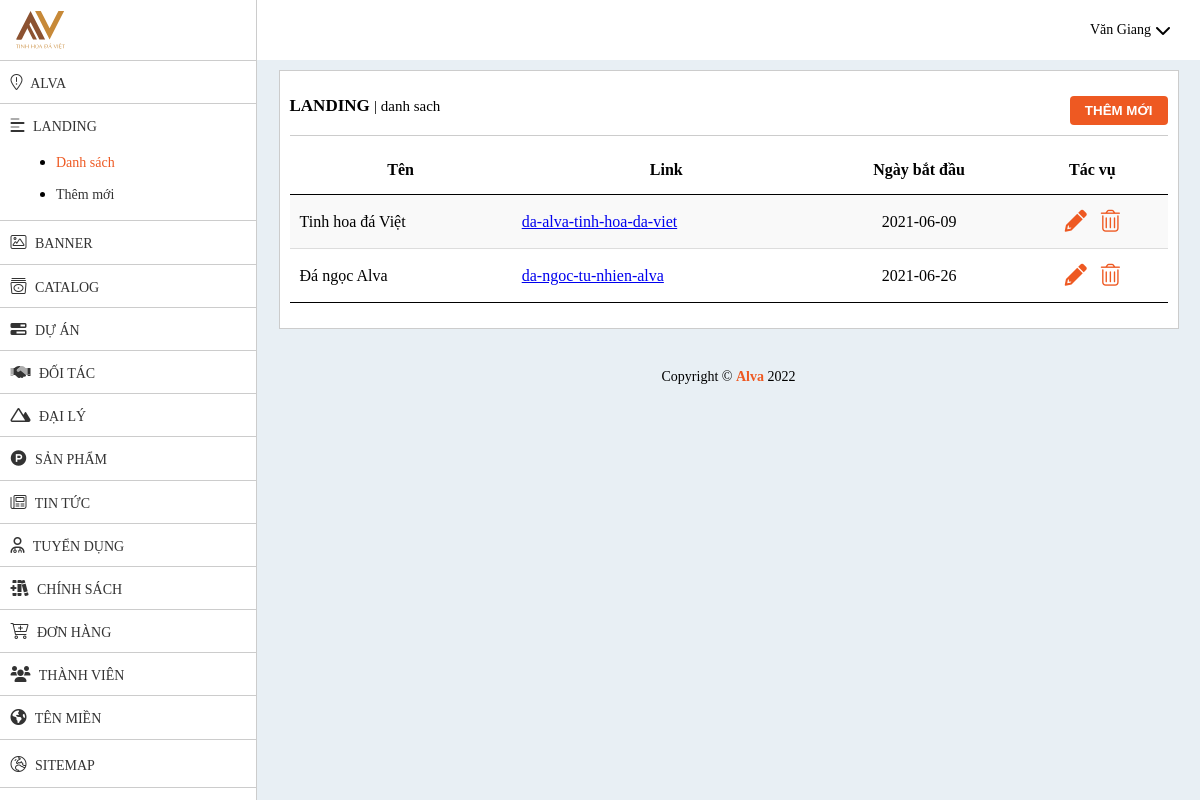
The page /admin-new/landing (signed in) on the database its author committed.
### tables this page shows
CREATE TABLE `landing` (
  `id` int(11) NOT NULL,
  `ten` varchar(255) NOT NULL,
  `link` text NOT NULL,
  `ngaydau` date NOT NULL,
  `ngayhet` date NOT NULL
);

### admin-new/route/route.php (called while the page is built, shortened)
<?php
	require_once "model/Query.php";
	$query = new Query();
?>

### admin-new/model/Query.php (called while the page is built, shortened)
<?php
	require_once "Data.php";
	class Query extends Data{
		public function DanhSach($table, $fields=[], $condition=[], $sorts=[], $limits=[], $forms=[])
		{
			$query_string = '';
			$arr_forms = [];
			if(!empty($fields))
			{
				$str_fields = implode(",", $fields);
	        	$query_string .= 'SELECT '.$str_fields.' FROM '.$table;
			}
			else
			{
				$query_string .= 'SELECT * FROM '.$table;
			}
	        if(!empty($sorts))
	        {
	        	$arr_sorts = [];
	        	$query_string .= ' ORDER BY ';
	        	foreach ($sorts as $key_sort => $value_sort)
	        	{
	        		array_push($arr_sorts, $key_sort." ".$value_sort);
	        	}
	        	$str_sorts = implode(",", $arr_sorts);
	        	$query_string .= $str_sorts;
	        }
			$sql=$this->con->prepare($query_string);
			$sql->execute($arr_forms);
	        return $sql->fetchAll(PDO::FETCH_OBJ);
		}
	}
?>

### admin-new/model/Data.php (called while the page is built, shortened)
<?php
class Data{
	public function __construct()
    {
    	try
    	{
		    $this->con=new PDO("mysql:host=localhost;dbname=titanstone;charset=utf8", "root", "");
		}
		catch (Exception $e)
		{
		    echo '<h1 style="text-align:center">Connect fail!</h1>';
		}
    }
}
?>

### admin-new/view/landing/list.php (the view, shortened to what this page needs)
<?php
	$data = $query->DanhSach("landing", [], [], ["id"=>"DESC"], [], []);
?>
<div class="blog medium">
	<div class="bread">
		<h1>Landing <span>| danh sach</span></h1>
		<div class="button">
			<button><a href="landing/add">Thêm mới</a></button>
		</div>
	</div>
	<table class="table" style="width:100%">
        <thead>
            <tr>
                <th>Tên</th>
                <th>Link</th>
                <th>Ngày bắt đầu</th>
                <th>Tác vụ</th>
            </tr>
        </thead>
        <tbody>
        	<?php
        	foreach ($data as $key => $val)
        	{
        	?>
		        <tr id="remove<?=$val->id?>">
		        	<td><p><?=$val->ten ?></p></td>
		        	<td><a href="<?php echo $val->link ?>"><?php echo $val->link ?></a></td>
		        	<td class="can-giua"><?=$val->ngaydau ?></td>
 					<td class="can-giua">
		            	<a href="landing/edit?id=<?=$val->id?>"><i class="fas fa-pencil"></i></a>
                    	<a data-id="<?=$val->id?>" style="cursor: pointer;"  class="remove_landing"><i class="fal fa-trash-alt"></i></a>
                    </td>
		        </tr>
			<?php
        	}
            ?>
        </tbody>
    </table>
</div>

### admin-new/public/css/style.css (style rules this page uses)
@media all and (min-width: 0) { * { margin:0;padding:0;box-sizing:border-box } }
@media all and (min-width: 0) { body { font-family:"Samsung";background-color:#e8eff4 } }
@media all and (min-width: 0) { .content-wrap .blog { width:calc(100% - 20px);background-color:#FFF;margin:10px auto;border:1px solid #CCC;padding:25px 10px } }
@media all and (min-width: 0) { .content-wrap .bread { border-bottom:1px solid #CCC;padding-bottom:10px;margin-bottom:10px } }
@media all and (min-width: 0) { .content-wrap .bread h1 { float:left;font-size:17px;text-transform:uppercase;font-weight:bold } }
@media all and (min-width: 0) { .content-wrap .bread h1 span { font-size:15px;font-weight:normal;text-transform:lowercase } }
@media all and (min-width: 0) { .content-wrap .bread div.button { float:right;position:relative;display:flex } }
@media all and (min-width: 0) { .content-wrap .bread div.button button { background-color:#ee5922;border:none;padding:7px 15px;border-radius:4px;margin-left:15px } }
@media all and (min-width: 0) { .content-wrap .bread div.button button:first-child { margin-left:0 } }
@media all and (min-width: 0) { .content-wrap .bread div.button button a { text-decoration:none;color:#FFF;font-weight:bold;text-transform:uppercase } }
@media all and (min-width: 0) { .content-wrap .table { width:100%;border-spacing:0px } }
@media all and (min-width: 0) { .content-wrap .table thead tr th { border-bottom:1px solid #000;padding:15px 10px;background-color:#FFF } }
@media all and (min-width: 0) { .content-wrap .table tbody tr:nth-child(2n+1) { background:#f9f9f9;border-bottom:1px solid #ddd } }
@media all and (min-width: 0) { .content-wrap .table tbody tr:last-child td { border-bottom:1px solid #000 } }
@media all and (min-width: 0) { .content-wrap .table tbody tr td { border-bottom:1px solid #ddd;padding:15px 10px } }
@media all and (min-width: 0) { .content-wrap .table tbody tr td.can-giua { text-align:center } }
@media all and (min-width: 0) { .content-wrap .table tbody tr td i { font-size:22px;margin:0 5px;color:#ee5922 } }
@media all and (min-width: 996px) { .content-wrap .blog.medium { width:900px } }

### rows shown on the page
landing: ten "Tinh hoa đá Việt", link "da-alva-tinh-hoa-da-viet", ngaydau "2021-06-09"
landing: ten "Đá ngọc Alva", link "da-ngoc-tu-nhien-alva", ngaydau "2021-06-26"

### other values the page prints
$__FULLNAME__ "Văn Giang"
__NAME__ "ALVA"
__NAME__ "Alva"
